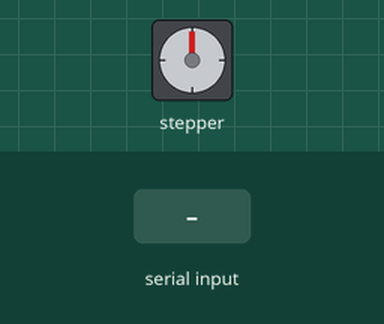
The sketch below on a simulated Arduino Uno, built with avr-gcc and run on an emulated ATmega328P. Shown: stepper motor. Wiring (inferred from the names in the program): stepper motor driver (200 steps per turn assumed): step pin 7; direction pin 6. Inputs (shaded band) come from the test bench.

Above: at 1.2 s.
1.3 s: "Auto" received over Serial
At 2.75 s:
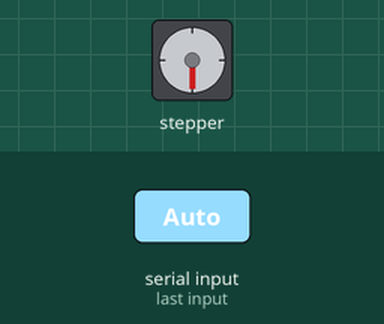
At 3.35 s:
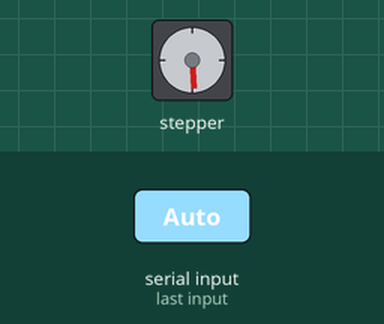
4.3 s: "Reverse" received over Serial
At 4.3 s:
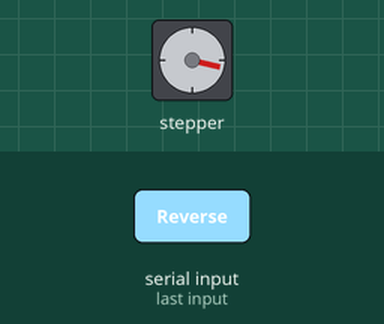
7.3 s: "90,45\n" received over Serial
10.3 s: "Manual" received over Serial
12.8 s: "Auto" received over Serial
At 14.25 s:
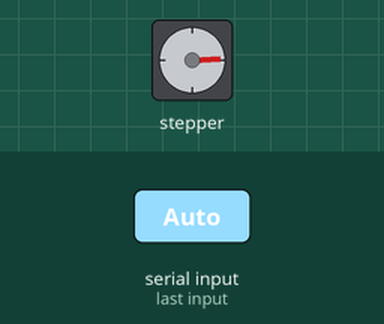
21.8 s: "30,150\n" received over Serial
Timing chart, 0 to 42.9 s (numbered marks = the images above; inputs shaded):
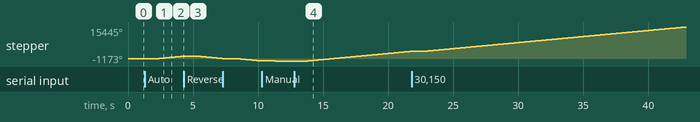

Measured:
- after the input at 1.3 s, stepper: keeps turning clockwise at about 593°/s, starting after 1.0 s
- after the input at 12.8 s, stepper: keeps turning clockwise at about 592°/s, starting after 1.0 s

The sketch:

motor.ino
```cpp
// Defining variables
const int stepPin = 7;
const int dirPin = 6;
String state = "";
int currentHeading=0;
int currentAngle=0;
int lastAngle=0;
int angle=0;
int rotate=0;
int runContinuously=0;
String mode = "Manual";
boolean dirRotation = HIGH;
int rotSpeed = 1500;

void setup() {
  // Sets the two pins as Outputs
  pinMode(stepPin,OUTPUT);
  pinMode(dirPin,OUTPUT);
  Serial.begin(38400); // Default communication rate of the Bluetooth module
}
void loop() {
  delayMicroseconds(1);
  if(Serial.available() > 0){ // Checks whether data is comming from the serial port
    state = Serial.readString(); // Reads the data from the serial port
 }
 // When Auto Button is pressed
 if (mode == "Auto") {
  if (state == "Reverse") {
    delay(10);
    if (dirRotation == HIGH) {
      dirRotation = LOW;
    }
    else {
      dirRotation = HIGH;
    }
    digitalWrite(dirPin,dirRotation);
    delay(10);
    state = "";
  }
  rotSpeed = state.toInt();
  if (rotSpeed >= 300 && rotSpeed <= 3000) {
  digitalWrite(stepPin,HIGH);
  delayMicroseconds(rotSpeed);
  digitalWrite(stepPin,LOW);
  delayMicroseconds(rotSpeed);
  }
  else {
  digitalWrite(stepPin,HIGH);
  delayMicroseconds(1500);
  digitalWrite(stepPin,LOW);
  delayMicroseconds(1500);
  }

  if (state == "Manual"){
    mode = state;
  }
 }
 // When Program is in Manual mode
 else if (mode == "Manual"){
 currentHeading = state.toInt();
 //Serial.println(angle);
 //Serial.println(state);
 if (currentHeading < 0 ){
  currentHeading = 360+currentHeading;
 }
 currentAngle = map(currentHeading,0,359,0,200);
 digitalWrite(dirPin,HIGH); // Enables the motor to move in a particular direction
  // Makes 200 pulses for making one full cycle rotation
  if (currentAngle != lastAngle){
    if(currentAngle > lastAngle){
      rotate = currentAngle - lastAngle;
      for(int x = 0; x < rotate; x++) {
      digitalWrite(stepPin,HIGH);
      delayMicroseconds(500);
      digitalWrite(stepPin,LOW);
      delayMicroseconds(500);
      }
    }
    if(currentAngle < lastAngle){
      rotate = lastAngle - currentAngle;
      digitalWrite(dirPin,LOW); //Changes the rotations direction
      for(int x = 0; x < rotate; x++) {
      digitalWrite(stepPin,HIGH);
      delayMicroseconds(500);
      digitalWrite(stepPin,LOW);
      delayMicroseconds(500);
      }
    }
  }
  lastAngle = currentAngle;
  if (state == "Auto"){
    mode = state;
  }
 }
}
```
